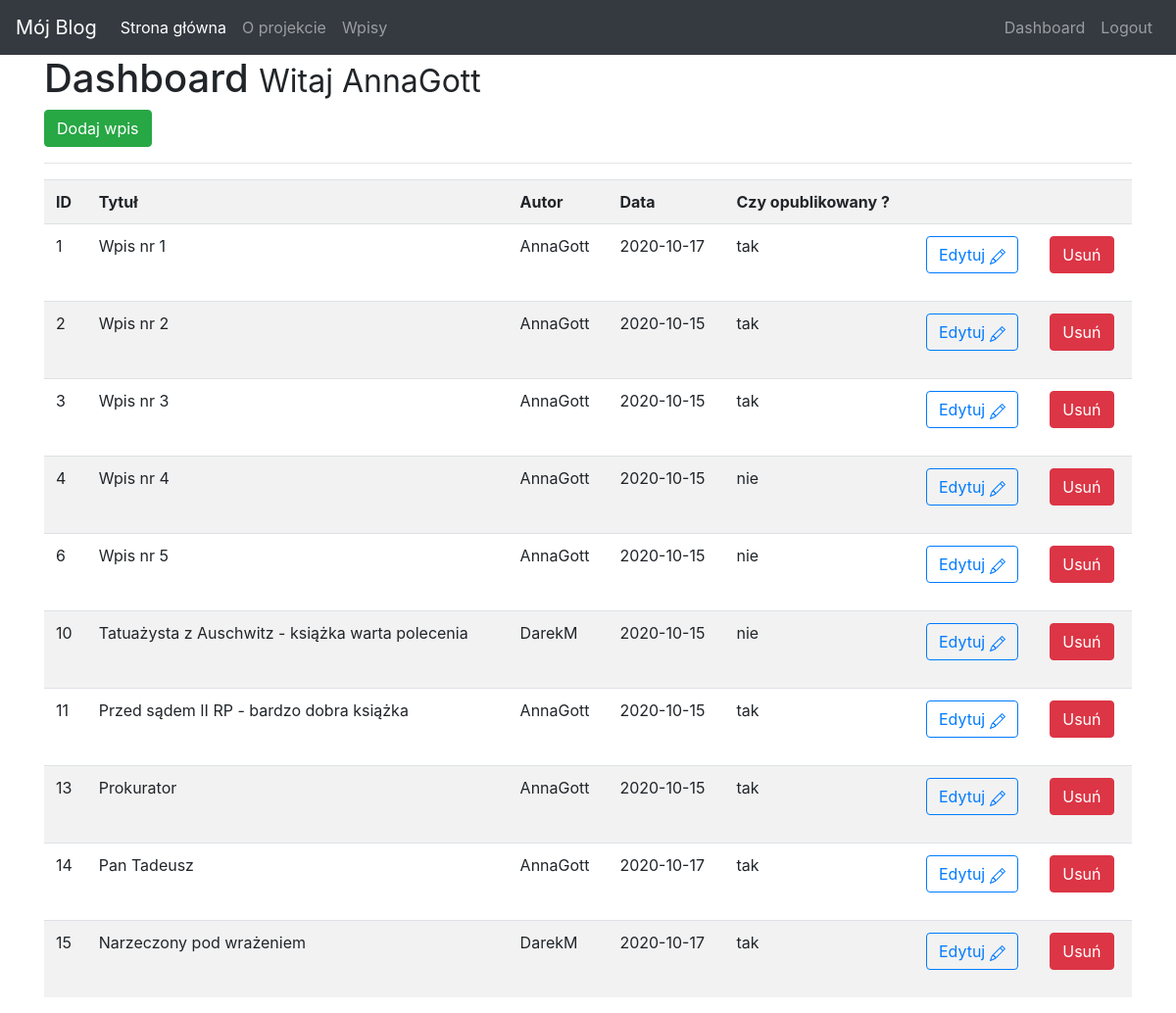
Page /dashboard (signed in) on the earlier database version.
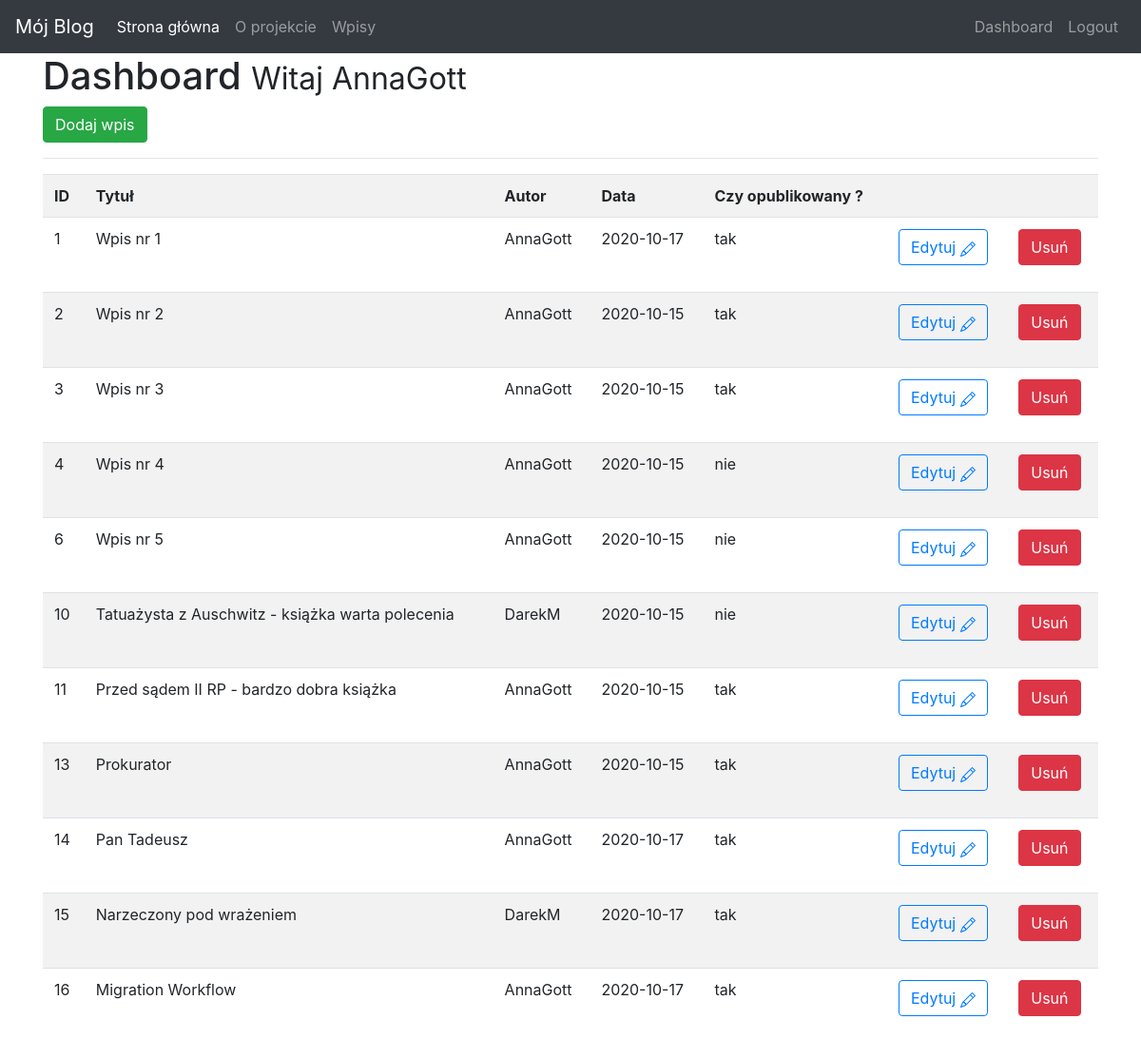
Same page on the later database version.
### app.py (models this page shows)
class Items(db.Model):
    __tablename__ = 'items'
    id = db.Column(db.Integer, primary_key=True)
    title = db.Column(db.Text)
    body = db.Column(db.String(500), index=True, unique=False)
    author= db.Column(db.String(100), index=True, unique=True)
    create_date = db.Column(db.String(128))
    publish= db.Column(db.String(2), unique=False)

### app.py (the view)
@app.route('/dashboard')
def dashboard():
    if session['logged_in']==True:
        result=Items.query.all()
        if len(result)>0:
           articles = Items.query.all()
           return render_template('dashboard.html', articles=articles)
        else:
            message='Nie znaleziono artykułu'
            return render_template('dashboard.html', msg=message)
    else:
        flash('Brak autoryzacji, proszę się zalogować', 'danger')
        return redirect(url_for('login'))

### templates/dashboard.html (shortened to what this page needs)
{% extends 'layout.html' %}
{% block body %}
<h1> Dashboard <small> Witaj {{ session.username}} </small></h1>
<a class="btn btn-success" href="/add_article"> Dodaj wpis</a>
<hr>
<table class="table table-striped">
    <tr>
        <th> ID</th>
        <th> Tytuł</th>
        <th> Autor</th>
        <th> Data</th>
        <th> Czy opublikowany ?</th>
        <th></th>
        <th></th>
    </tr>
    {% for article in articles %}
     <tr>
        <td>{{article.id}}</td>
        <td>{{article.title}}</td>
        <td>{{article.author}}</td>
        <td>{{article.create_date}}</td>
         {% if article.publish==1 %}
         <td> tak</td>
         {% else %}
           <td> nie</td>
         {% endif %}
        <td>
            <a href="edit_article/{{article.id}}" class="btn btn-outline-primary pull-right"> Edytuj
        </a>
            </td>
        <td>
        <form action="{{url_for('delete_article',id=article.id)}}"  method="POST">
            <input type="submit" value="Usuń" class="btn btn-danger">
        </form>
        </td>
     </tr>
     {% endfor %}
</table>
{%endblock%}

### templates/layout.html (shortened to what this page needs)
<html>
<head>
    <link rel="stylesheet" href="https://stackpath.bootstrapcdn.com/bootstrap/4.5.2/css/bootstrap.min.css">
<body>
 {% include 'includes/nav_bar.html' %}
 <div class="container">
 {% block body %}
{% endblock %}
 </div>
</body>
</html>

### templates/includes/nav_bar.html (shortened to what this page needs)
    <nav class="navbar navbar-expand-md navbar-dark bg-dark ">
  <a class="navbar-brand" href="#">Mój Blog</a>
  <div class="collapse navbar-collapse" id="navbarsExampleDefault">
    <ul class="navbar-nav mr-auto">
      <li class="nav-item active">
        <a class="nav-link" href="/">Strona główna <span class="sr-only">(current)</span></a>
      </li>
      <li class="nav-item">
        <a class="nav-link" href="/about">O projekcie</a>
      </li>
      <li class="nav-item">
        <a class="nav-link" href="/articles">Wpisy</a>
      </li>
    </ul>
    <ul class="navbar-nav  justify-content-end">
    {% if session['logged_in']:%}
       <li class="nav-item">
      <a class="nav-link" href="/dashboard">Dashboard </a>
      </li>
       <li class="nav-item">
      <a class="nav-link" href="/logout">Logout </a>
      </li>
    {% endif %}
    </ul>
  </div>
</nav>

Differences in the rows shown:
added Items: id "16", title "Migration Workflow", author "AnnaGott", create_date "2020-10-17", publish "tak"
